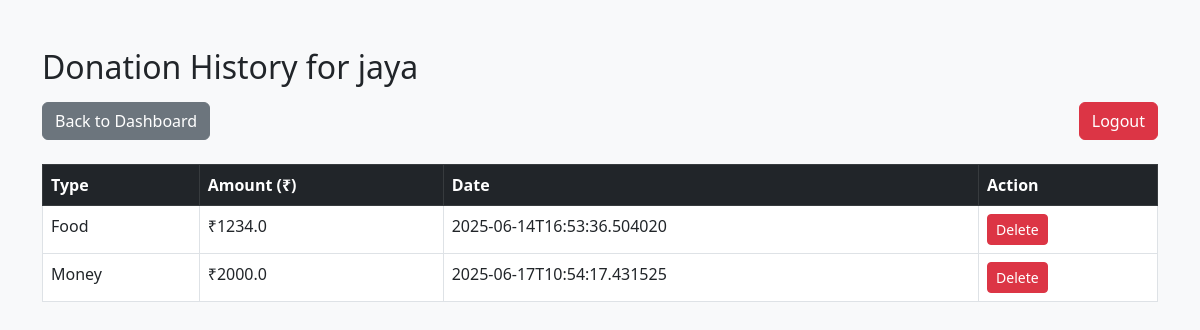
Screenshot of /donation_history (signed in) with the database file from the repository.
### app.py (models this page shows)
class Donation(db.Model):
    id = db.Column(db.String(100), primary_key=True)
    email = db.Column(db.String(100), db.ForeignKey('user.email'))
    amount = db.Column(db.Float)
    type = db.Column(db.String(50))
    timestamp = db.Column(db.String(100))

### app.py (the view, shortened to what this page needs)
@app.route('/donation_history', methods=['GET', 'POST'])
def donation_history():
    if 'user_type' not in session or session['user_type'].lower() != 'donor':
        return redirect(url_for('login'))
    donations = Donation.query.filter_by(email=session['email']).all()
    return render_template('donation_history.html', donations=donations)

### app.py (called while the page is built)
@app.before_request
def create_tables_once():
    if not hasattr(app, 'tables_created'):
        db.create_all()
        app.tables_created = True

### templates/donation_history.html (shortened to what this page needs)
<!DOCTYPE html>
<html lang="en">
<head>
  <link href="https://cdn.jsdelivr.net/npm/bootstrap@5.3.0/dist/css/bootstrap.min.css" rel="stylesheet">
</head>
<body class="bg-light">
  <div class="container mt-5">
    <h2>Donation History for {{ session.name }}</h2>
    <a href="{{ url_for('donor_dashboard') }}" class="btn btn-secondary mt-2">Back to Dashboard</a>
    <a href="{{ url_for('logout') }}" class="btn btn-danger float-end mt-2">Logout</a>
    {% if donations %}
      <table class="table table-bordered table-hover mt-4 bg-white">
        <thead class="table-dark">
          <tr>
            <th>Type</th>
            <th>Amount (₹)</th>
            <th>Date</th>
            <th>Action</th>
          </tr>
        </thead>
        <tbody>
          {% for d in donations %}
            <tr>
              <td>{{ d.type }}</td>
              <td>₹{{ d.amount }}</td>
              <td>{{ d.timestamp }}</td>
              <td>
                <form method="POST" action="{{ url_for('donation_history') }}" onsubmit="return confirm('Are you sure you want to delete this donation?');">
                  <button type="submit" class="btn btn-danger btn-sm">Delete</button>
                </form>
              </td>
            </tr>
          {% endfor %}
        </tbody>
      </table>
    {% else %}
      <p class="mt-4">No donation history found.</p>
    {% endif %}
  </div>
</body>
</html>

### rows the page displays
Donation: type "Food", amount "1234.0", timestamp "2025-06-14T16:53:36.504020"
Donation: type "Money", amount "2000.0", timestamp "2025-06-17T10:54:17.431525"

### other values shown
{{ session.name }} "jaya"
